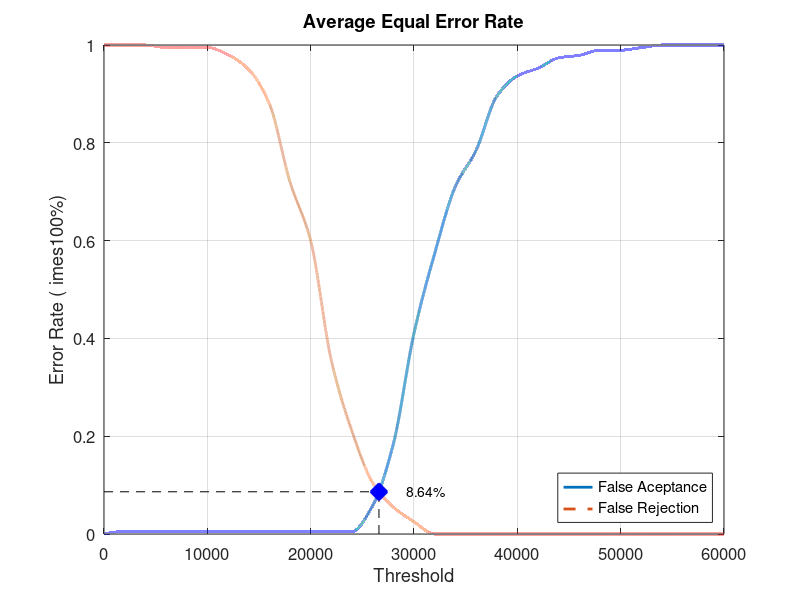
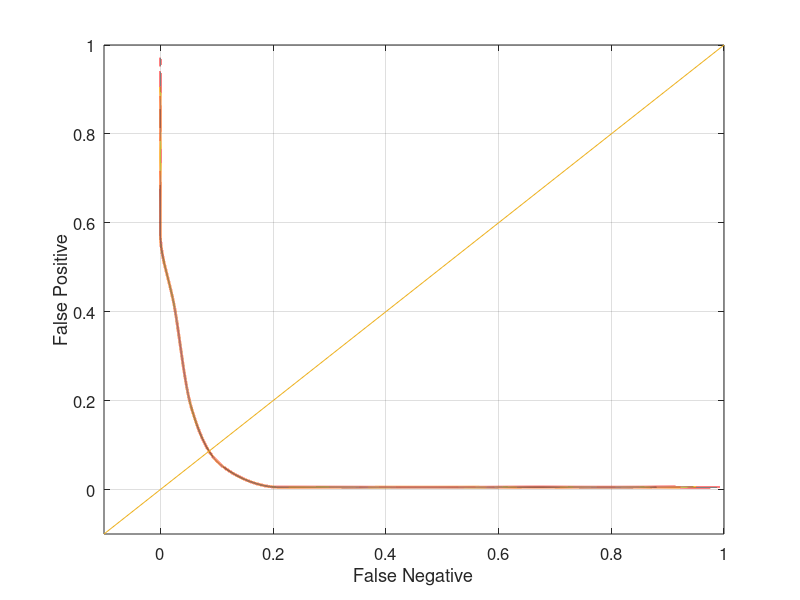

These charts were generated, in order, by the following MATLAB code:
close all;
clear;
clc;
x = 0:2000:60000;
xq = 0:0.5:60000;

y0 = [0 0.00526316 0.00526316 0.00526316 0.00526316 0.00526316 0.00526316 0.00526316 0.00526316 0.00526316 0.00526316 0.00526316 0.00526316 0.0578947 0.184211 0.410526 0.573684 0.710526 0.784211 0.894737 0.936842 0.952632 0.973684 0.978947 0.989474 0.989474 0.994737 1 1 1 1]
yy0 = interp1(x, y0, xq, 'pchip');
y1 = [1 1 1 0.995 0.995 0.995 0.98 0.95 0.88 0.72 0.6 0.355 0.21 0.105 0.055 0.025 0 0 0 0 0 0 0 0 0 0 0 0 0 0 0]
yy1 = interp1(x, y1, xq, 'pchip');

% Calculating EER: 
y2 = abs(y0 - y1);
find(y2 == min(y2))
yy2 = abs(yy0 - yy1);
xEER = find(yy2 == min(yy2));
xEERIndex = xq(xEER) % X-axis EER
yEER = yy0(xEER) % Y-axis EER

main = figure
plot(xq, yy0,'-','LineWidth', 2);	hold on
plot(xq, yy1,'--','LineWidth', 2);	hold on
plot([xEERIndex xEERIndex], [0 yEER], 'k--');	hold on
plot([0 xEERIndex], [yEER yEER], 'k--');	hold on
plot(xEERIndex, yEER, 'bx', 'LineWidth', 10);	hold on
text(xEERIndex + 10 * xEERIndex / 100, yEER, [num2str(round((10000 * yEER)) / 100) '%'])
legend('False Aceptance', 'False Rejection', 'Location', 'SouthEast')
xlabel('Threshold')
ylabel('Error Rate (	imes100%)')
title('Average Equal Error Rate')
set(gca, 'FontSize', 12)
axis([0 60000 0 1])
grid on

print(main, 'Database4_2Main', '-dpng');
FNRxFPR = figure('Color', [1 1 1]);
plot(yy1, yy0, '-', yy1, yy0, 'LineWidth', 2);
hold on
y = -0.1:0.1:1
plot(y, y); 
set(gca, 'FontSize', 12)
xlabel('False Negative')
ylabel('False Positive')
axis([-0.1 1 -0.1 1])
set(gca, 'FontSize', 12)
grid on

print(FNRxFPR, 'Database4_2FNRxFPR','-dpng');
